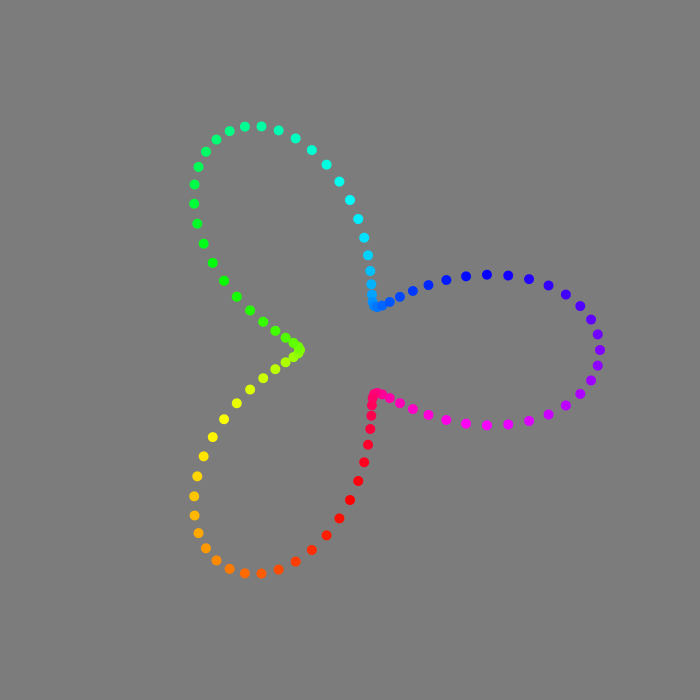
Frame 1 (no input)
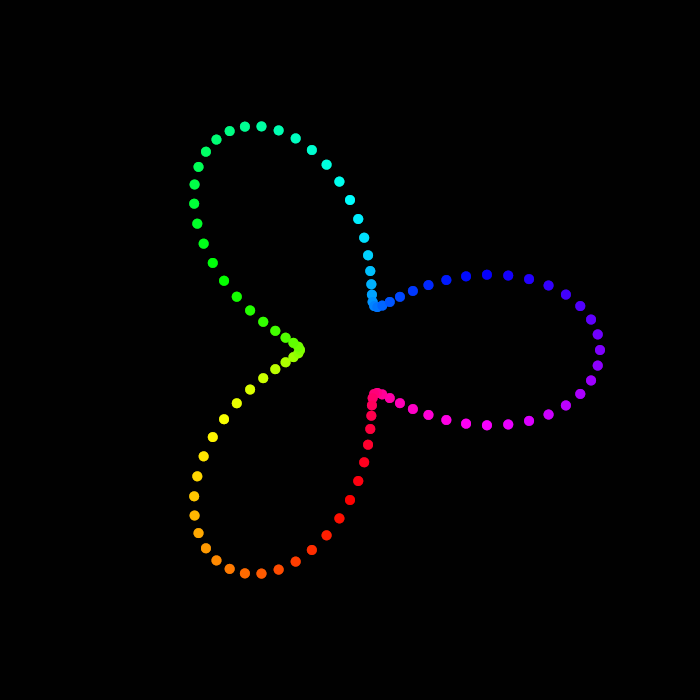
Frame 60 (the mouse pressed at the canvas centre just before this capture)
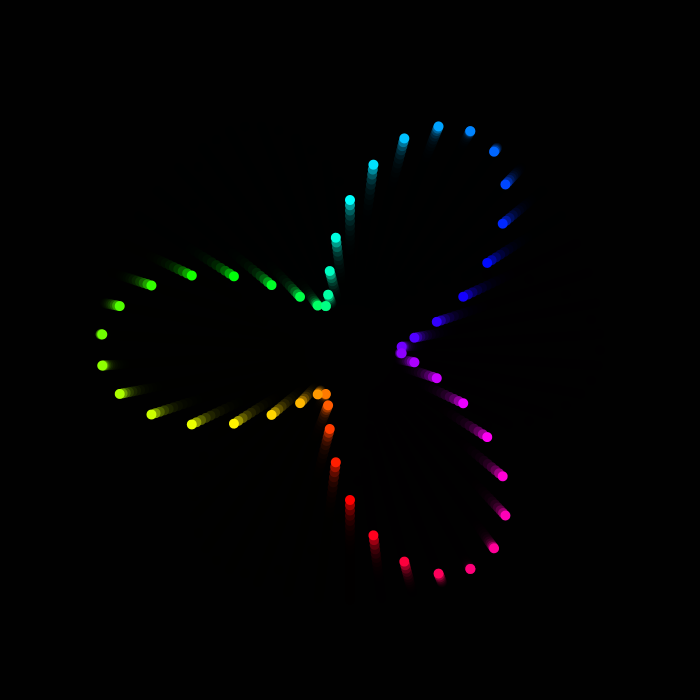
Frame 120 (the mouse held since frame 60 and released just before this capture)

The Processing sketch that drew these frames (run headless with seeded random() and noise(); from frame 60 on, the mouse is pressed at the canvas centre):

// Processing sketch: processing_157659
// ── processing_157659.pde

void setup(){
  size(700,700);
  colorMode(HSB,360,1,1);
  noStroke();
}
float t=0;
float coef = 100;
int div=3;
int count;
void draw(){
  count = int((height-mouseY)/float(height)*100);
   fill(0,100);
  rect(0,0,width,height);
  translate(width/2,height/2);
  fill(0,100);
  t+=mouseX/float(width)*2;
   for(float i=0;i<=360;i+=360/float(count)){
    thing(i);
  }
}
float f(float x,int div){
  return sin(radians(div*x));
}
void thing(float offset){
  pushMatrix();
  rotate(radians(offset));
  fill(offset,1,1);
  ellipse(0,coef*f(t+offset,div)+coef*3/2,10,10);
  popMatrix();
}
void keyPressed(){
  switch(key){
    case '1': div = 1; break;
    case '2': div = 2; break;
    case '3': div = 3; break;
    case '4': div = 4; break;
    case '5': div = 5; break;
    case '6': div = 6; break;
    case '7': div = 7; break;
    case '8': div = 8; break;
    case '9': div = 9; break;
  }
}
